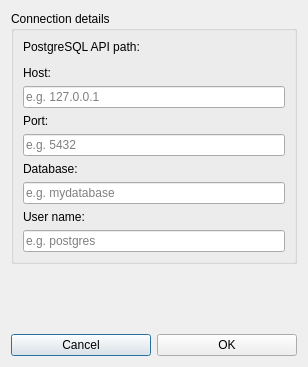
<?xml version="1.0" encoding="UTF-8"?>
<ui version="4.0">
 <class>dlgConnector</class>
 <widget class="QDialog" name="dlgConnector">
  <property name="geometry">
   <rect>
    <x>0</x>
    <y>0</y>
    <width>308</width>
    <height>367</height>
   </rect>
  </property>
  <property name="windowTitle">
   <string>(3DCityDB) Connection Details</string>
  </property>
  <layout class="QGridLayout" name="gridLayout">
   <item row="0" column="0">
    <layout class="QVBoxLayout" name="verticalLayout">
     <item>
      <widget class="QGroupBox" name="gbxConnDet">
       <property name="title">
        <string>Connection details</string>
       </property>
       <layout class="QVBoxLayout" name="verticalLayout_2">
        <item>
         <widget class="QLabel" name="lblAPIpath">
          <property name="text">
           <string>PostgreSQL API path:</string>
          </property>
         </widget>
        </item>
        <item>
         <widget class="QgsFileWidget" name="fileAPIpath">
          <property name="autoFillBackground">
           <bool>false</bool>
          </property>
          <property name="dialogTitle">
           <string/>
          </property>
          <property name="storageMode">
           <enum>QgsFileWidget::GetFile</enum>
          </property>
          <property name="relativeStorage">
           <enum>QgsFileWidget::Absolute</enum>
          </property>
         </widget>
        </item>
        <item>
         <widget class="QLabel" name="lblHost">
          <property name="text">
           <string>Host:</string>
          </property>
         </widget>
        </item>
        <item>
         <widget class="QLineEdit" name="ledHost">
          <property name="inputMask">
           <string/>
          </property>
          <property name="text">
           <string/>
          </property>
          <property name="placeholderText">
           <string>e.g. 127.0.0.1</string>
          </property>
         </widget>
        </item>
        <item>
         <widget class="QLabel" name="lblPort">
          <property name="text">
           <string>Port:</string>
          </property>
         </widget>
        </item>
        <item>
         <widget class="QLineEdit" name="ledPort">
          <property name="inputMask">
           <string/>
          </property>
          <property name="text">
           <string/>
          </property>
          <property name="placeholderText">
           <string>e.g. 5432</string>
          </property>
         </widget>
        </item>
        <item>
         <widget class="QLabel" name="lblDb">
          <property name="text">
           <string>Database:</string>
          </property>
         </widget>
        </item>
        <item>
         <widget class="QLineEdit" name="ledDb">
          <property name="placeholderText">
           <string>e.g. mydatabase</string>
          </property>
         </widget>
        </item>
        <item>
         <widget class="QLabel" name="lblUserName">
          <property name="text">
           <string>User name:</string>
          </property>
         </widget>
        </item>
        <item>
         <widget class="QLineEdit" name="ledUserName">
          <property name="placeholderText">
           <string>e.g. postgres</string>
          </property>
         </widget>
        </item>
       </layout>
      </widget>
     </item>
    </layout>
   </item>
   <item row="2" column="0">
    <layout class="QHBoxLayout" name="horizontalLayout">
     <item>
      <widget class="QPushButton" name="btnCancel">
       <property name="text">
        <string>Cancel</string>
       </property>
      </widget>
     </item>
     <item>
      <widget class="QPushButton" name="btnOK">
       <property name="text">
        <string>OK</string>
       </property>
      </widget>
     </item>
    </layout>
   </item>
   <item row="1" column="0">
    <spacer name="verticalSpacer">
     <property name="orientation">
      <enum>Qt::Vertical</enum>
     </property>
     <property name="sizeHint" stdset="0">
      <size>
       <width>20</width>
       <height>40</height>
      </size>
     </property>
    </spacer>
   </item>
  </layout>
 </widget>
 <customwidgets>
  <customwidget>
   <class>QgsFileWidget</class>
   <extends>QWidget</extends>
   <header>qgsfilewidget.h</header>
  </customwidget>
 </customwidgets>
 <resources/>
 <connections/>
</ui>
